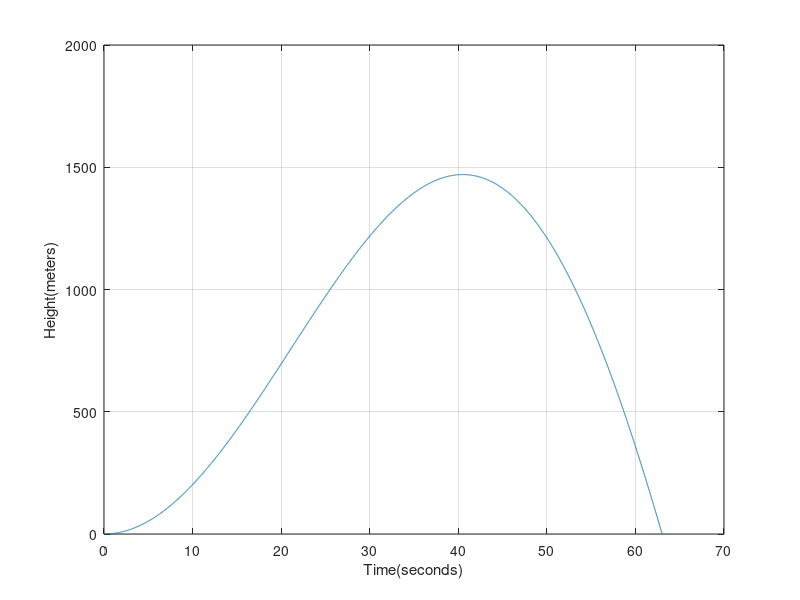

Write MATLAB code to recreate this figure.
t = 0:0.01:70; %Choose a random range of t to see the tendency of polynomial
H = 2.13.*t.^2 - 0.0013.*t.^4 + 0.000034.*t.^4.751;
MaxHeight=max(H);
fprintf('Max Height = %f\n',MaxHeight)
for i=2:7000
    %Height is at max when the heights right before and after are lower
    if  H(i+1)<H(i) && H(i-1)<H(i)
        fprintf('Time to reach max height= %f\n',t(i))
        TimeMaxHeight=t(i);
    %Producet of H(i)*H(i+1)=negative when graph crosses x-axis 
    elseif H(i)*H(i+1) < 0
        fprintf('Time landing= %f\n',t(i))
        TimeLanding=t(i);
    end
end

clear t
clear H

t=0:0.01:TimeLanding; 
H = 2.13.*t.^2 - 0.0013.*t.^4 + 0.000034.*t.^4.751;
plot(t,H)
grid
xlabel('Time(seconds)')
ylabel('Height(meters)')